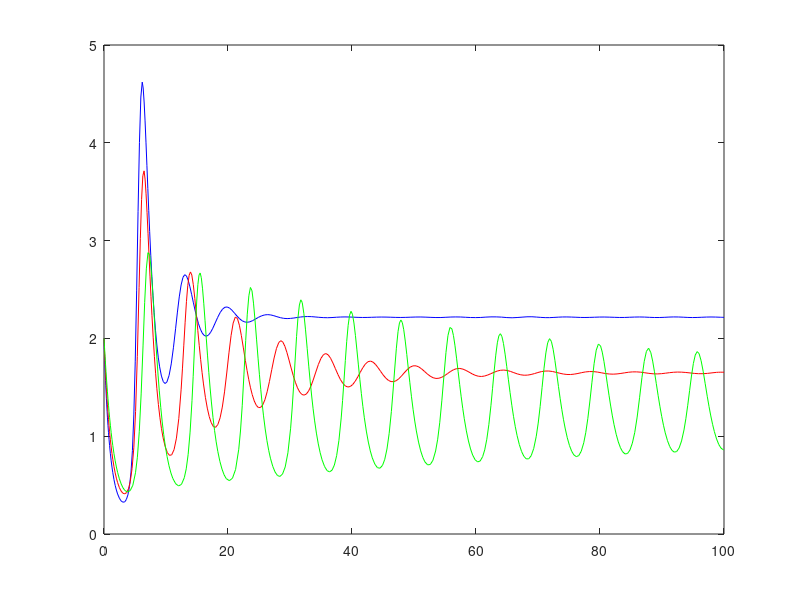

The MATLAB source for this figure: (Note: this script raises an error after producing the figure.)
function model
[T,Y]   = ode45(@Bqfun1,[0 100],[2 2]);
[T1,Y1] = ode45(@Bqfun2,[0 100],[2 2]);
[T2,Y2] = ode45(@Bqfun3,[0 100],[2 2]);

plot (T,Y(:,2),'b',T1,Y1(:,2),'r',T2,Y2(:,2),'g');
h=legend('c = 0.5','c = 0.7','c = 0.9',3)
xlabel('t');
ylabel('y');

function dy1 = Bqfun1(t,y)
dy1 = zeros(2,1);
r=2; K=50; theta=4; alpha=0.7; a=0.04; b=0.07; delta0=1; delta1=.3; c=0.5;
dy1=[(r*y(1)*(1-(y(1)/K))*((y(1))/(y(1)+theta))-(alpha*y(1)*y(2)/((1+a*y(1)+b*y(2)))))
    ((c*alpha*y(1)*y(2)/((1+a*y(1)+b*y(2))))-delta0*y(2)-delta1*y(2)*y(2))]

function dy2 = Bqfun2(t,y)
dy2 = zeros(2,1);
r=2; K=50; theta=4; alpha=0.7; a=0.04; b=0.07; delta0=1; delta1=.3; c=0.7;
dy2=[(r*y(1)*(1-(y(1)/K))*((y(1))/(y(1)+theta))-(alpha*y(1)*y(2)/((1+a*y(1)+b*y(2)))))
    ((c*alpha*y(1)*y(2)/((1+a*y(1)+b*y(2))))-delta0*y(2)-delta1*y(2)*y(2))]

function dy3 = Bqfun3(t,y)
dy3 = zeros(2,1);
r=2; K=50; theta=4; alpha=0.7; a=0.04; b=0.07; delta0=1; delta1=.3; c=0.9;
dy3=[(r*y(1)*(1-(y(1)/K))*((y(1))/(y(1)+theta))-(alpha*y(1)*y(2)/((1+a*y(1)+b*y(2)))))
    ((c*alpha*y(1)*y(2)/((1+a*y(1)+b*y(2))))-delta0*y(2)-delta1*y(2)*y(2))]